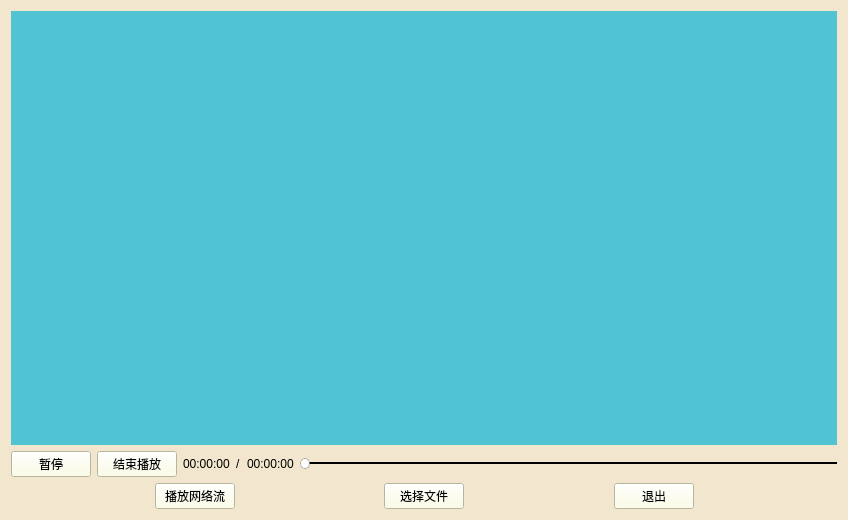
<?xml version="1.0" encoding="UTF-8"?>
<ui version="4.0">
 <class>paly_window</class>
 <widget class="QWidget" name="paly_window">
  <property name="geometry">
   <rect>
    <x>0</x>
    <y>0</y>
    <width>848</width>
    <height>520</height>
   </rect>
  </property>
  <property name="sizePolicy">
   <sizepolicy hsizetype="Expanding" vsizetype="Expanding">
    <horstretch>0</horstretch>
    <verstretch>0</verstretch>
   </sizepolicy>
  </property>
  <property name="windowTitle">
   <string>Form</string>
  </property>
  <property name="styleSheet">
   <string notr="true">QWidget{background-color:rgb(242,230,206);}</string>
  </property>
  <layout class="QGridLayout" name="gridLayout">
   <item row="0" column="0">
    <layout class="QVBoxLayout" name="verticalLayout">
     <item>
      <widget class="QLabel" name="playback">
       <property name="sizePolicy">
        <sizepolicy hsizetype="Expanding" vsizetype="Expanding">
         <horstretch>0</horstretch>
         <verstretch>0</verstretch>
        </sizepolicy>
       </property>
       <property name="styleSheet">
        <string notr="true">QLabel{background-color:rgb(81,196,211);}</string>
       </property>
       <property name="text">
        <string/>
       </property>
      </widget>
     </item>
     <item>
      <layout class="QHBoxLayout" name="horizontalLayout_2">
       <item>
        <widget class="QPushButton" name="pause">
         <property name="styleSheet">
          <string notr="true">QPushButton{background-color:rgb(255,255,224);}</string>
         </property>
         <property name="text">
          <string>暂停</string>
         </property>
        </widget>
       </item>
       <item>
        <widget class="QPushButton" name="play">
         <property name="styleSheet">
          <string notr="true">QPushButton{background-color:rgb(255,255,224);}</string>
         </property>
         <property name="text">
          <string>结束播放</string>
         </property>
        </widget>
       </item>
       <item>
        <widget class="QLabel" name="total_time">
         <property name="text">
          <string>00:00:00</string>
         </property>
        </widget>
       </item>
       <item>
        <widget class="QLabel" name="label_3">
         <property name="text">
          <string>/</string>
         </property>
        </widget>
       </item>
       <item>
        <widget class="QLabel" name="curr_time">
         <property name="text">
          <string>00:00:00</string>
         </property>
        </widget>
       </item>
       <item>
        <widget class="QSlider" name="videoSlider">
         <property name="styleSheet">
          <string notr="true">QSlider::groove:horizontal {
  border: 0px solid #bbb;
}
 
QSlider::sub-page:horizontal {
  background: rgb(255,255,0);
  border-radius: 0px;
  margin-top: 8px;
  margin-bottom: 9px;
}
 
QSlider::add-page:horizontal {
  background: rgb(0,0,0);
  border: 0px solid #777; 
  border-radius: 2px; 
  margin-top: 8px; 
  margin-bottom: 9px; 
}
 
QSlider::handle:horizontal { 
  background: rgb(255,255,255); 
  border: 1px solid rgba(102,102,102,102); 
  width: 8px; 
  height: 8px; 
  border-radius: 5px; 
  margin-top: 2px; 
  margin-bottom: 2px; 
}
 
QSlider::handle:horizontal:hover { 
  background: rgb(255,255,0); 
  border: 1px solid rgba(102,102,102,102); 
  border-radius: 5px; 
}
 
QSlider::sub-page:horizontal:disabled { 
  background: #bbb; 
  border-color: #999; 
}
 
QSlider::add-page:horizontal:disabled { 
  background: #eee; 
  border-color: #999; 
}
 
QSlider::handle:horizontal:disabled { 
  background: #eee; 
  border: 1px solid #aaa; 
  border-radius: 4px; 
}</string>
         </property>
         <property name="orientation">
          <enum>Qt::Horizontal</enum>
         </property>
        </widget>
       </item>
      </layout>
     </item>
     <item>
      <layout class="QHBoxLayout" name="horizontalLayout">
       <item>
        <spacer name="horizontalSpacer_4">
         <property name="orientation">
          <enum>Qt::Horizontal</enum>
         </property>
         <property name="sizeHint" stdset="0">
          <size>
           <width>40</width>
           <height>20</height>
          </size>
         </property>
        </spacer>
       </item>
       <item>
        <widget class="QPushButton" name="netStream">
         <property name="styleSheet">
          <string notr="true">QPushButton{background-color:rgb(255,255,224);}</string>
         </property>
         <property name="text">
          <string>播放网络流</string>
         </property>
        </widget>
       </item>
       <item>
        <spacer name="horizontalSpacer">
         <property name="orientation">
          <enum>Qt::Horizontal</enum>
         </property>
         <property name="sizeHint" stdset="0">
          <size>
           <width>40</width>
           <height>20</height>
          </size>
         </property>
        </spacer>
       </item>
       <item>
        <widget class="QPushButton" name="select">
         <property name="styleSheet">
          <string notr="true">QPushButton{background-color:rgb(255,255,224);}</string>
         </property>
         <property name="text">
          <string>选择文件</string>
         </property>
        </widget>
       </item>
       <item>
        <spacer name="horizontalSpacer_2">
         <property name="orientation">
          <enum>Qt::Horizontal</enum>
         </property>
         <property name="sizeHint" stdset="0">
          <size>
           <width>40</width>
           <height>20</height>
          </size>
         </property>
        </spacer>
       </item>
       <item>
        <widget class="QPushButton" name="quit">
         <property name="styleSheet">
          <string notr="true">QPushButton{background-color:rgb(255,255,224);}</string>
         </property>
         <property name="text">
          <string>退出</string>
         </property>
        </widget>
       </item>
       <item>
        <spacer name="horizontalSpacer_3">
         <property name="orientation">
          <enum>Qt::Horizontal</enum>
         </property>
         <property name="sizeHint" stdset="0">
          <size>
           <width>40</width>
           <height>20</height>
          </size>
         </property>
        </spacer>
       </item>
      </layout>
     </item>
    </layout>
   </item>
  </layout>
 </widget>
 <resources/>
 <connections/>
</ui>
